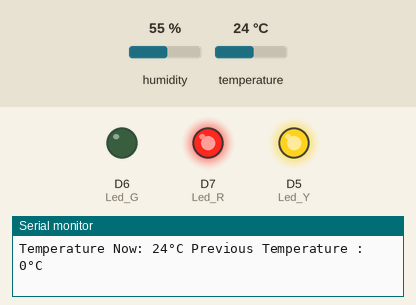
Recording of a sketch running on a simulated ESP8266 (NodeMCU). Shown: output pins drawn as LEDs (lit = HIGH), the last lines printed to the serial monitor. Inputs (shaded band) come from the test bench; at power-on: temperature 24 °C, humidity 55 %.

Above: at 2.8 s.
2.9 s: temperature set to 12 °C
At 3.8 s:
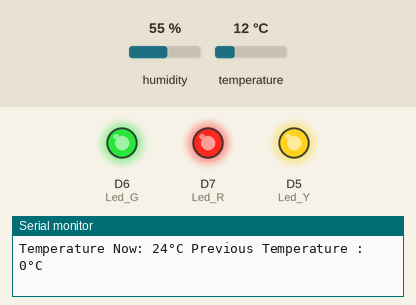
9.3 s: temperature set to 19 °C
At 10.4 s:
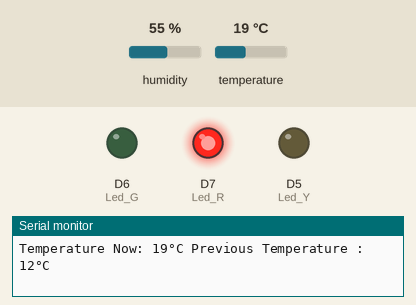
At 12.8 s:
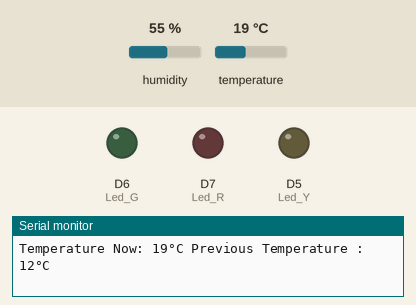
Timing chart, 0 to 14.3 s (numbered marks = the images above; inputs shaded):
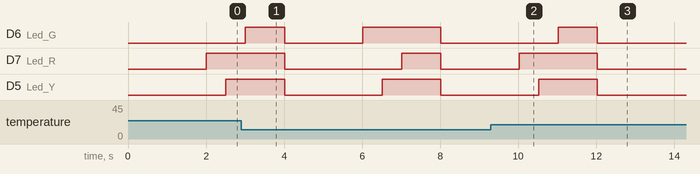

Measured:
- after the input at 9.3 s, D6 (Led_G): LOW → HIGH after 1.7 s, → LOW 1.0 s later; D7 (Led_R): LOW → HIGH after 0.72 s, → LOW 2.0 s later; D5 (Led_Y): LOW → HIGH after 1.2 s, → LOW 1.5 s later

The sketch:

CW3-6606022420028.ino
```cpp
#include "DHT.h"
#define Led_R D7
#define Led_G D6
#define Led_Y D5
#define DHTPIN D4
#define DHTTYPE DHT22
DHT dht(DHTPIN, DHTTYPE);
int tem_prv = 0;
void setup() {
  pinMode(Led_R, OUTPUT);
  pinMode(Led_G, OUTPUT);
  pinMode(Led_Y, OUTPUT);
  Serial.begin(9600);
  dht.begin();
  int tem_prv = dht.readTemperature();
}

void loop() {
  delay(2000);
  float h = dht.readHumidity();
  int t = dht.readTemperature();
  float f = dht.readTemperature(true);
  if (isnan(h) || isnan(t) || isnan(f)) {
    Serial.println(F("Failed to read from DHT sensor!"));
    return;
  }
  Serial.print(F("Temperature Now: "));
  Serial.print(t);
  Serial.print(F("°C "));
  Serial.print(F("Previous Temperature : "));
  Serial.print(tem_prv);
  Serial.println(F("°C "));
  if (t > tem_prv) {
    digitalWrite(Led_R, HIGH);
    delay(500);
    digitalWrite(Led_Y, HIGH);
    delay(500);
    digitalWrite(Led_G, HIGH);
    delay(1000);
    tem_prv = t;
  }
  if (t < tem_prv) {
    digitalWrite(Led_G, HIGH);
    delay(500);
    digitalWrite(Led_Y, HIGH);
    delay(500);
    digitalWrite(Led_R, HIGH);
    delay(1000);
    tem_prv = t;
  }
  digitalWrite(Led_R, LOW);
  digitalWrite(Led_G, LOW);
  digitalWrite(Led_Y, LOW);


  // float hif = dht.computeHeatIndex(f, h);
  // float hic = dht.computeHeatIndex(t, h, false);


  // Serial.print(F("Humidity: "));
  // Serial.print(h);

  // Serial.print(f);
  // Serial.print(F("°F  Heat index: "));
  // Serial.print(hic);
  // Serial.print(F("°C "));
  // Serial.print(hif);
  // Serial.println(F("°F"));
}
```
